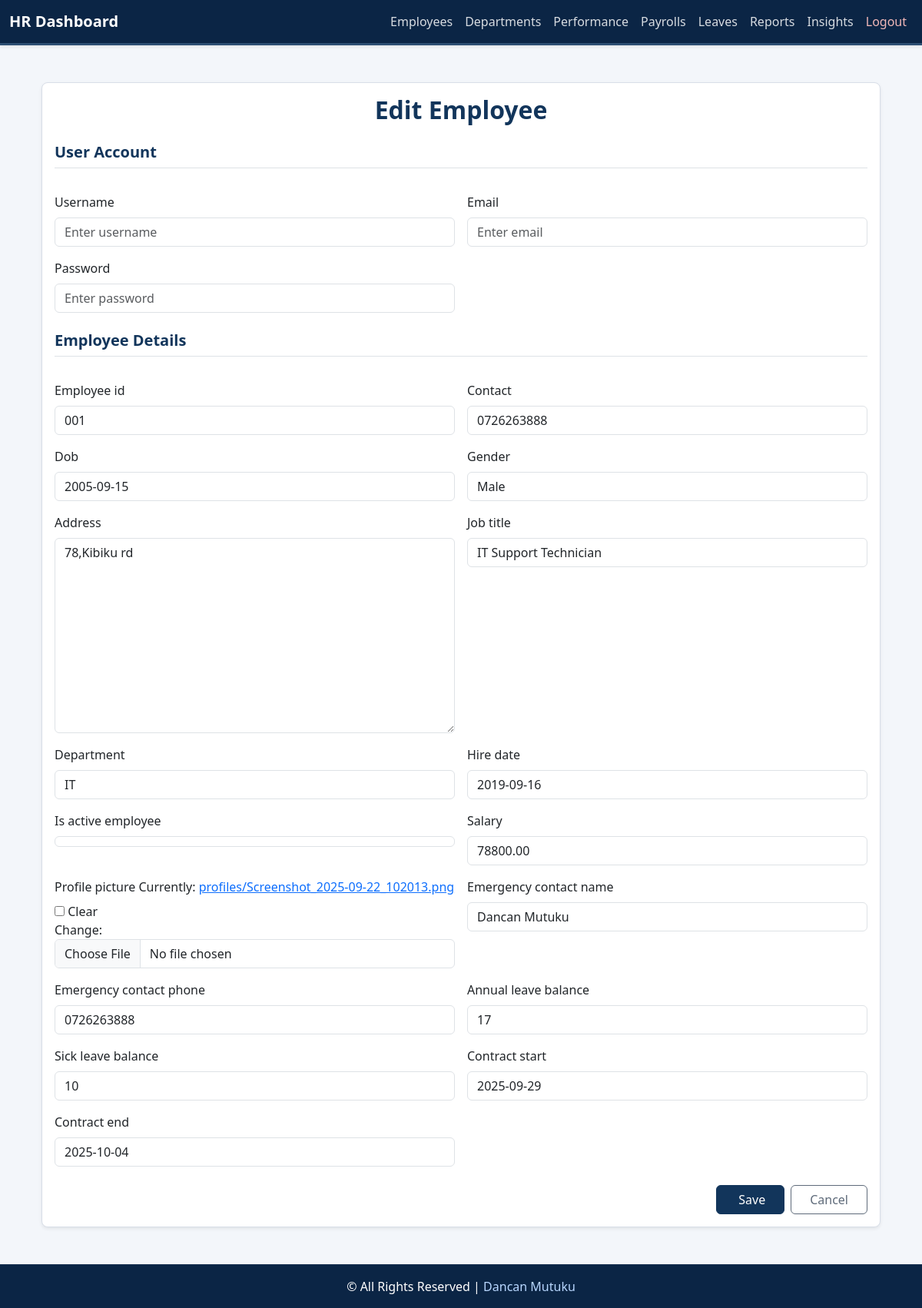
The page /hr/employees/1/edit/ (signed in) on the database its author committed.
### core/models.py (models this page shows, shortened)
class Employee(models.Model):
    GENDER_CHOICES = (
        ("M", "Male"),
        ("F", "Female"),
    )
    user = models.OneToOneField(User, on_delete=models.CASCADE, related_name='employee_profile')
    employee_id = models.CharField(max_length=20, unique=True, blank=True, null=True)
    contact = models.CharField(max_length=20, blank=True)
    dob = models.DateField(null=True, blank=True)
    gender = models.CharField(max_length=1, choices=GENDER_CHOICES, blank=True)
    address = models.TextField(blank=True)
    job_title = models.CharField(max_length=100, blank=True)
    department = models.ForeignKey('Department', on_delete=models.SET_NULL, null=True, blank=True)
    hire_date = models.DateField(null=True, blank=True)
    is_active_employee = models.BooleanField(default=True)
    salary = models.DecimalField(
        max_digits=10, decimal_places=2, default=0, validators=[MinValueValidator(0)]
    )
    profile_picture = models.ImageField(upload_to="profiles/", blank=True, null=True)
    emergency_contact_name = models.CharField(max_length=100, blank=True, null=True)
    emergency_contact_phone = models.CharField(max_length=20, blank=True, null=True)
    annual_leave_balance = models.PositiveIntegerField(default=20)
    sick_leave_balance = models.PositiveIntegerField(default=10)
    contract_start = models.DateField(null=True, blank=True)
    contract_end = models.DateField(null=True, blank=True)

### core/views.py (the view, shortened to what this page needs)
# urls.py: path("hr/employees/<int:pk>/edit/", views.hr_employee_edit, name="hr_employee_edit"),
@login_required
@group_required('HR')
def hr_employee_edit(request, pk):
    employee = get_object_or_404(Employee, pk=pk)
    EmployeeFormClass = modelform_factory(Employee, exclude=['user'])
    form = None
    if not form:
        form = EmployeeFormClass(instance=employee)
    return render(request, "hr/hr_employee_form.html", {
        "employee_form": form,
        "employee": employee
    })

### core/models.py (called while the page is built)
    def __str__(self):
        return self.name

### core/views.py (called while the page is built)
def group_required(group_name):
    def check(user):
        return user.is_superuser or user.groups.filter(name=group_name).exists()
    return user_passes_test(check)

### core/templates/hr/hr_employee_form.html (shortened to what this page needs)
{% extends "base_hr.html" %}
{% load static %}
{% load widget_tweaks %}
{% block content %}
<div class="container py-4">
    <div class="card shadow-sm rounded-3">
        <div class="card-body">
            <h2 class="card-title mb-4 text-center text-primary fw-bold">
                {% if employee %}Edit Employee{% else %}Add Employee{% endif %}
            </h2>
            <form method="post" enctype="multipart/form-data" novalidate>
                <div class="row g-3">
                    <div class="col-12">
                        <h5 class="border-bottom pb-2 mb-3 text-primary fw-semibold">User Account</h5>
                    </div>
                    <div class="col-12 col-md-6">
                        <label class="form-label">Username</label>
                        <input type="text" name="username" class="form-control" placeholder="Enter username" required>
                    </div>
                    <div class="col-12 col-md-6">
                        <label class="form-label">Email</label>
                        <input type="email" name="email" class="form-control" placeholder="Enter email" required>
                    </div>
                    <div class="col-12 col-md-6">
                        <label class="form-label">Password</label>
                        <input type="password" name="password" class="form-control" placeholder="Enter password" required>
                    </div>
                    <div class="col-12 mt-4">
                        <h5 class="border-bottom pb-2 mb-3 text-primary fw-semibold">Employee Details</h5>
                    </div>
                    {% for field in employee_form %}
                        <div class="col-12 col-md-6">
                            <label class="form-label">{{ field.label }}</label>
                            {% render_field field class="form-control" %}
                        </div>
                    {% endfor %}
                </div>
                <div class="d-flex flex-column flex-sm-row gap-2 justify-content-end mt-4">
                    <button type="submit" class="btn btn-primary px-4">
                         Save
                    </button>
                    <a href="{% url 'hr_employee_list' %}" class="btn btn-outline-secondary px-4">Cancel</a>
                </div>
            </form>
        </div>
    </div>
</div>
{% endblock %}

### core/templates/base_hr.html (style rules this page uses)
:root { --brand: #12355b; --brand-dark: #0b2545; --brand-mid: #2d4f73; --brand-soft: #e8eef5; --success: #2f6f5e; --warning: #b7791f; --danger: #a33a3a; --info: #4f718b; --neutral: #5f6b7a; --page: #f3f6fa; --surface: #ffffff; --border: #d8dee8; --text: #18212f; --muted: #637083; }
body { min-height: 100vh; display: flex; flex-direction: column; font-family: "Segoe UI", Tahoma, Geneva, Verdana, sans-serif; background-color: var(--page); color: var(--text); }
.card { border-color: var(--border) !important; border-radius: 8px !important; box-shadow: 0 8px 24px rgba(18, 53, 91, 0.06); }
.text-primary, .text-info { color: var(--brand) !important; }
.btn { border-radius: 6px; font-weight: 500; }
.btn-primary, .btn-info, .btn-success, .btn-dark { background-color: var(--brand) !important; border-color: var(--brand) !important; color: #fff !important; }
.btn-outline-secondary { color: var(--neutral) !important; border-color: var(--neutral) !important; }

### rows shown on the page
Employee: employee_id "001" "0726263888" "2005-09-15" "Male" "78,Kibiku rd" "IT Support Technician" "IT" "2019-09-16" "☑" "78800.00" "Dancan Mutuku" "0726263888" "17" "10" "2025-09-29" "2025-10-04"

### other values the page prints
{{ field.label }} "Employee id" "Contact" "Dob" "Gender" "Address" "Job title" "Department" "Hire date" "Is active employee" "Salary" "Profile picture" "Emergency contact name" "Emergency contact phone" "Annual leave balance" "Sick leave balance" "Contract start" "Contract end"
